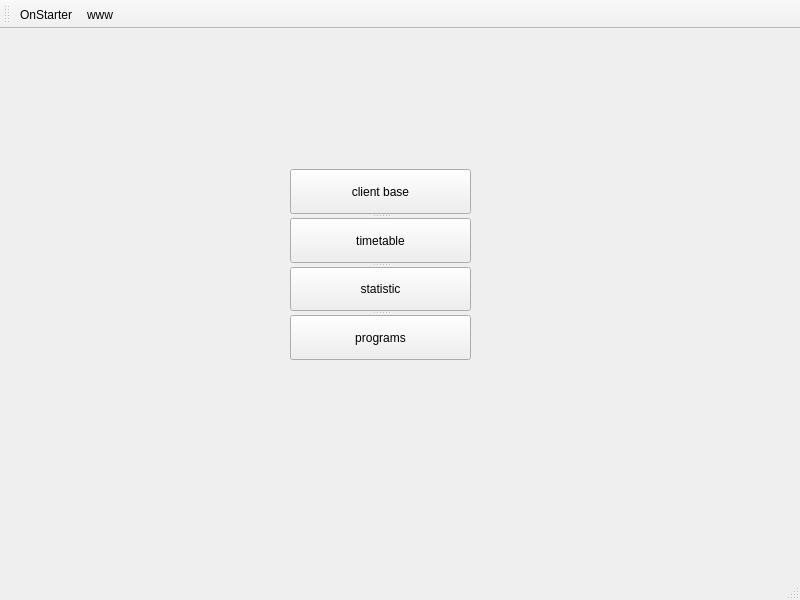
<?xml version="1.0" encoding="UTF-8"?>
<ui version="4.0">
 <class>WindowSpecialist</class>
 <widget class="QMainWindow" name="WindowSpecialist">
  <property name="geometry">
   <rect>
    <x>0</x>
    <y>0</y>
    <width>800</width>
    <height>600</height>
   </rect>
  </property>
  <property name="windowTitle">
   <string>MainWindow</string>
  </property>
  <widget class="QWidget" name="widgetStarter">
   <widget class="QSplitter" name="splitter">
    <property name="geometry">
     <rect>
      <x>290</x>
      <y>140</y>
      <width>181</width>
      <height>191</height>
     </rect>
    </property>
    <property name="orientation">
     <enum>Qt::Vertical</enum>
    </property>
    <widget class="QPushButton" name="pushButton_clientBase">
     <property name="text">
      <string>client base</string>
     </property>
    </widget>
    <widget class="QPushButton" name="pushButton_timetable">
     <property name="text">
      <string>timetable</string>
     </property>
    </widget>
    <widget class="QPushButton" name="pushButton_statistic">
     <property name="text">
      <string>statistic</string>
     </property>
    </widget>
    <widget class="QPushButton" name="pushButton_program">
     <property name="text">
      <string>programs</string>
     </property>
    </widget>
   </widget>
  </widget>
  <widget class="QMenuBar" name="menubar">
   <property name="geometry">
    <rect>
     <x>0</x>
     <y>0</y>
     <width>800</width>
     <height>20</height>
    </rect>
   </property>
  </widget>
  <widget class="QStatusBar" name="statusbar"/>
  <widget class="QToolBar" name="toolBar">
   <property name="windowTitle">
    <string>toolBar</string>
   </property>
   <attribute name="toolBarArea">
    <enum>TopToolBarArea</enum>
   </attribute>
   <attribute name="toolBarBreak">
    <bool>false</bool>
   </attribute>
   <addaction name="actionOnStarter"/>
   <addaction name="actionwww"/>
  </widget>
  <action name="actionOnStarter">
   <property name="text">
    <string>OnStarter</string>
   </property>
  </action>
  <action name="actionwww">
   <property name="text">
    <string>www</string>
   </property>
  </action>
 </widget>
 <resources/>
 <connections/>
</ui>
